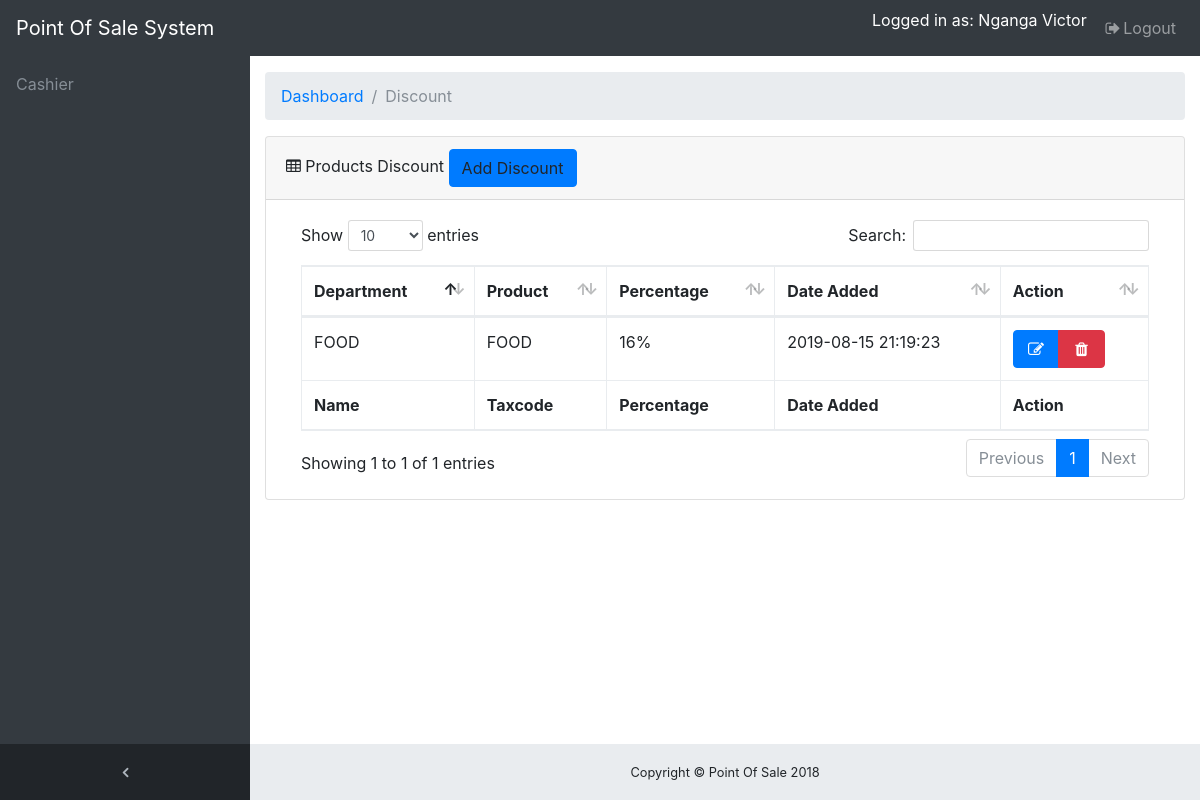
The app's page /discount/index.php (signed in) with its own data.
### tables this page shows
CREATE TABLE `tbl_discount` (
  `id` int(11) NOT NULL,
  `department` varchar(100) NOT NULL,
  `product` varchar(100) NOT NULL,
  `percentage` varchar(100) NOT NULL,
  `date_added` datetime NOT NULL
);

### discount/index.php (shortened to what this page needs)
<!DOCTYPE html>
<html lang="en">
<head>
  <?php include"../includes/header-scripts.php";?>
</head>
<body class="fixed-nav sticky-footer bg-dark" id="page-top">
  <?php include"../navigation.php";?>
  <div class="content-wrapper">
    <div class="container-fluid">
      <ol class="breadcrumb">
        <li class="breadcrumb-item">
          <a href="#">Dashboard</a>
        </li>
        <li class="breadcrumb-item active">Discount</li>
      </ol>
      <div class="card mb-3">
        <div class="card-header">
          <i class="fa fa-table"></i> Products Discount
		<a data-toggle="modal" data-target="#addModal" class="btn btn-primary">Add Discount</a>
		</div>
        <div class="card-body">
          <div class="table-responsive">
		    <form>
            <table class="table table-bordered" id="dataTable" width="100%" cellspacing="0">
              <thead>
                <tr>
				  <th>Department</th>
                  <th>Product</th>
                  <th>Percentage</th>
                  <th>Date Added</th>
                  <th>Action</th>
                </tr>
              </thead>
              <tfoot>
                <tr>
                  <th>Name</th>
                  <th>Taxcode</th>
                  <th>Percentage</th>
                  <th>Date Added</th>
                  <th>Action</th>
                </tr>
              </tfoot>
			  <?php
			  $selectDiscount=mysqli_query($link,"SELECT * FROM tbl_discount  ")or die (mysqli_error());
			  while($row=mysqli_fetch_array($selectDiscount)){
			  ?>
              <tbody>
                <tr>
                  <td><?php echo $row['department'];?></td>
                  <td><?php echo $row['product'];?></td>
                  <td><?php echo $row['percentage'];?>%</td>
                  <td><?php echo $row['date_added'];?></td>
                  <td>
				  <div class="btn-group">
				  <a href="edit-dis.php?id=<?php echo $row['id'];?>" class="btn btn-primary" data-toggle="tooltip" title="Edit discount"><i class="fa fa-fw fa-edit"></i></a>
				  <a href="action.php?id=<?php echo $row['id']; ?>" class="btn btn-danger" data-toggle="tooltip" title="Delete discount"><i class="fa fa-fw fa-trash"></i></a>
				  </div>
				  </td>
                </tr>
              </tbody>
			  <?php } ?>
            </table>
			</form>
          </div>
        </div>
      </div>
    </div>
    <?php include"../includes/footer.php"; ?>
  </div>
</body>
</html>

### css/sb-admin.css (style rules this page uses)
html { position: relative; min-height: 100%; }
body { overflow-x: hidden; }
body.sticky-footer { margin-bottom: 56px; }
body.sticky-footer .content-wrapper { min-height: calc(100vh - 56px - 56px); }
body.fixed-nav { padding-top: 56px; }
.content-wrapper { min-height: calc(100vh - 56px); padding-top: 1rem; }
.content-wrapper { overflow-x: hidden; background: white; }
@media (min-width: 992px) { .content-wrapper { margin-left: 250px; } }

### records on screen
tbl_discount: department "FOOD", product "FOOD", percentage "16", date_added "2019-08-15 21:19:23"

### other values on screen
$_SESSION['name'] "Nganga Victor"
